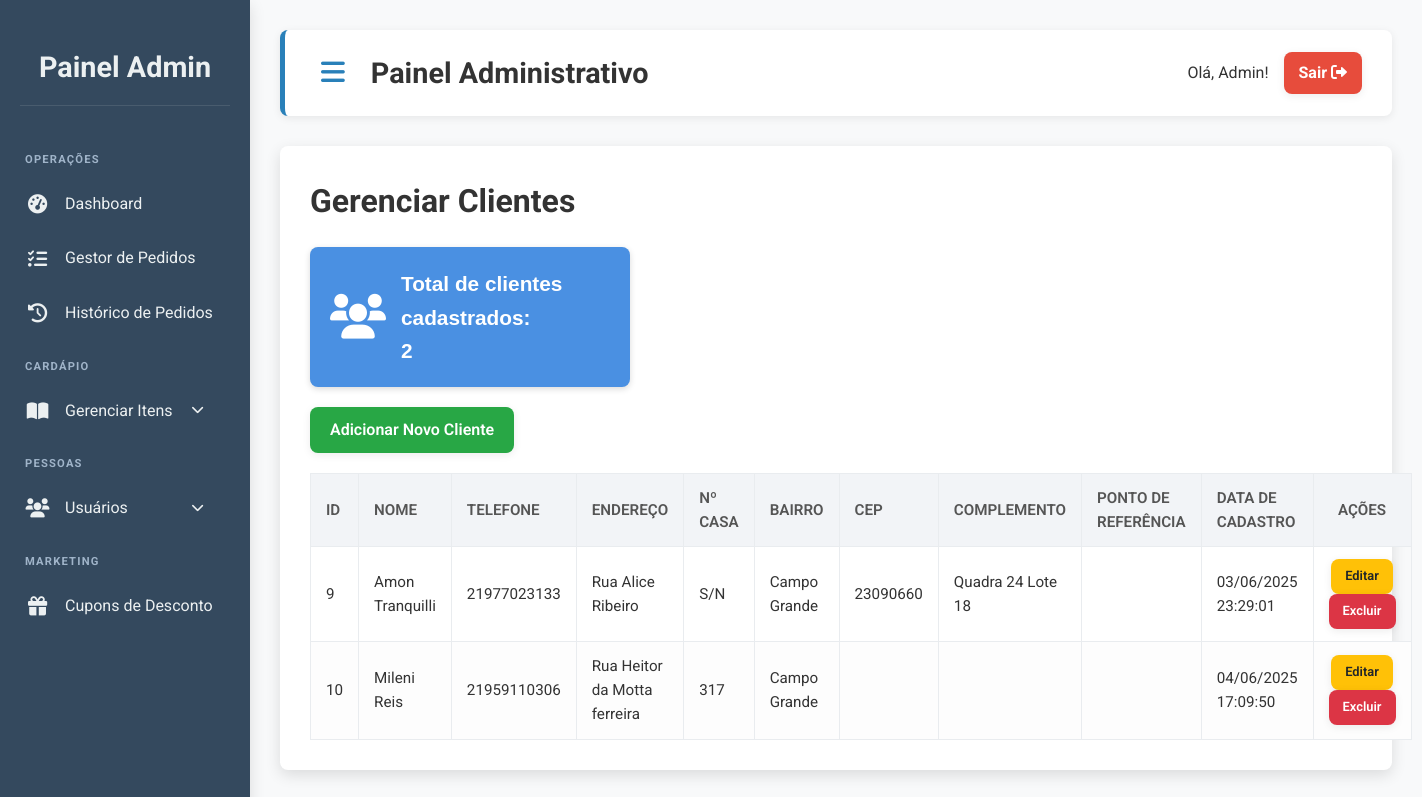
Page /admin/clientes/clientes.php (signed in) on the committed database.
### tables this page shows
CREATE TABLE `clientes` (
  `id` int(11) NOT NULL,
  `nome` varchar(100) NOT NULL,
  `telefone` varchar(20) DEFAULT NULL,
  `endereco` varchar(255) NOT NULL,
  `ncasa` varchar(50) DEFAULT NULL,
  `bairro` varchar(100) DEFAULT NULL,
  `cep` varchar(10) DEFAULT NULL,
  `ponto_referencia` varchar(255) DEFAULT NULL,
  `complemento` varchar(100) DEFAULT NULL,
  `data_cadastro` datetime DEFAULT current_timestamp()
);

### admin/clientes/clientes.php (the view, shortened to what this page needs)
<?php
require_once '../../includes/conexao.php';
$totalClientes = 0;
$resultCount = $conn->query("SELECT COUNT(*) as total FROM clientes");
if ($resultCount && $rowCount = $resultCount->fetch_assoc()) {
    $totalClientes = $rowCount['total'];
}
$clientes = [];
$sql = "SELECT id, nome, telefone, endereco, ncasa, bairro, cep, complemento, ponto_referencia, data_cadastro FROM clientes ORDER BY nome ASC";
$result = $conn->query($sql);
if ($result && $result->num_rows > 0) {
    while ($row = $result->fetch_assoc()) {
        $clientes[] = $row;
    }
}
?>
<h1>Gerenciar Clientes</h1>
<div class="card-total-clientes">
    <i class="fa fa-users" aria-hidden="true"></i>
    <div class="info">
        Total de clientes cadastrados:<br>
        <span><?= $totalClientes ?></span>
    </div>
</div>
<a href="adicionar.php" class="btn btn-success">Adicionar Novo Cliente</a>
<?php if (empty($clientes)) : ?>
    <p class="text-center">Nenhum cliente cadastrado ainda.</p>
<?php else : ?>
    <table>
        <thead>
            <tr>
                <th>ID</th>
                <th>Nome</th>
                <th>Telefone</th>
                <th>Endereço</th>
                <th>Nº Casa</th>
                <th>Bairro</th>
                <th>CEP</th>
                <th>Complemento</th>
                <th>Ponto de Referência</th>
                <th>Data de Cadastro</th>
                <th class="text-center">Ações</th>
            </tr>
        </thead>
        <tbody>
            <?php foreach ($clientes as $cliente) : ?>
                <tr>
                    <td><?= htmlspecialchars($cliente['id']) ?></td>
                    <td><?= htmlspecialchars($cliente['nome']) ?></td>
                    <td><?= htmlspecialchars($cliente['telefone'] ?? 'N/A') ?></td>
                    <td><?= htmlspecialchars($cliente['endereco'] ?? 'N/A') ?></td>
                    <td><?= htmlspecialchars($cliente['ncasa'] ?? 'S/N') ?></td>
                    <td><?= htmlspecialchars($cliente['bairro'] ?? 'N/A') ?></td>
                    <td><?= htmlspecialchars($cliente['cep'] ?? 'N/A') ?></td>
                    <td><?= htmlspecialchars($cliente['complemento'] ?? 'N/A') ?></td>
                    <td><?= htmlspecialchars($cliente['ponto_referencia'] ?? 'N/A') ?></td>
                    <td><?= htmlspecialchars(date('d/m/Y H:i:s', strtotime($cliente['data_cadastro']))) ?></td>
                    <td class="text-center">
                        <a href="editar.php?id=<?= $cliente['id'] ?>" class="btn btn-warning btn-sm">Editar</a>
                        <a href="excluir.php?id=<?= $cliente['id'] ?>" class="btn btn-danger btn-sm" onclick="return confirm('Tem certeza que deseja excluir este cliente?');">Excluir</a>
                    </td>
                </tr>
            <?php endforeach; ?>
        </tbody>
    </table>
<?php endif; ?>
<?php
include '../template_admin.php';
?>

### public/css/admin.css (style rules this page uses)
:root { --primary-color: #2980b9; --primary-hover-color: #2173a3; --secondary-color: #34495e; --accent-color: #2ecc71; --accent-hover-color: #27ae60; --text-color: #333; --light-text-color: #ecf0f1; --background-color: #f8f9fa; --card-background: #ffffff; --border-color: #e9ecef; --shadow-light: 0 2px 8px rgba(0,0,0,0.08); --shadow-medium: 0 5px 15px rgba(0,0,0,0.12); --shadow-hover: 0 8px 20px rgba(0,0,0,0.15); --border-radius-base: 8px; --transition-base: all 0.3s ease-in-out; --input-focus-shadow: 0 0 0 0.2rem rgba(41, 128, 185, 0.25); }
body { font-family: 'Roboto', sans-serif; background-color: var(--background-color); margin: 0; padding: 0; display: flex; min-height: 100vh; color: var(--text-color); line-height: 1.6; }
h1 { margin-top: 0; margin-bottom: 20px; font-weight: 700; }
table { width: 100%; border-collapse: collapse; margin-top: 20px; }
table th, table td { border: 1px solid var(--border-color); padding: 12px 15px; text-align: left; font-size: 0.95em; }
table th { background-color: #f2f4f7; color: #555; text-transform: uppercase; font-weight: 600; }
table tr:nth-child(even) { background-color: #fdfdfd; }
.text-center { text-align: center; }
.btn { padding: 10px 20px; border-radius: var(--border-radius-base); text-decoration: none; cursor: pointer; border: none; font-size: 1em; font-weight: 600; transition: var(--transition-base); display: inline-flex; align-items: center; justify-content: center; gap: 8px; box-shadow: var(--shadow-light); white-space: nowrap; }
.btn-primary, .btn-success, .btn-danger, .btn-info, .btn-secondary { color: white !important; }
.btn-success { background-color: #28a745; }
.btn-danger { background-color: #dc3545; }
.btn-warning { background-color: #ffc107 !important; color: #212529 !important; }
.btn-sm { padding: 7px 14px; font-size: 0.85em; gap: 5px; }

### public/css/clientes.css (style rules this page uses)
.card-total-clientes { background: #4a90e2; color: white; padding: 20px; border-radius: 8px; max-width: 280px; margin-bottom: 20px; box-shadow: 0 2px 6px rgba(0,0,0,0.15); display: flex; align-items: center; gap: 15px; font-family: Arial, sans-serif; }
.card-total-clientes i { font-size: 2.8rem; }
.card-total-clientes .info { font-size: 1.3rem; font-weight: bold; }

### rows in the picture
clientes: id "9", nome "Amon Tranquilli", telefone "21977023133", endereco "Rua Alice Ribeiro", ncasa "S/N", bairro "Campo Grande", cep "23090660", complemento "Quadra 24 Lote 18", data_cadastro "03/06/2025 23:29:01"
clientes: id "10", nome "Mileni Reis", telefone "21959110306", endereco "Rua Heitor da Motta ferreira", ncasa "317", bairro "Campo Grande", data_cadastro "04/06/2025 17:09:50"

### other values in the picture
$nome_usuario "Admin"
$totalClientes "2"
